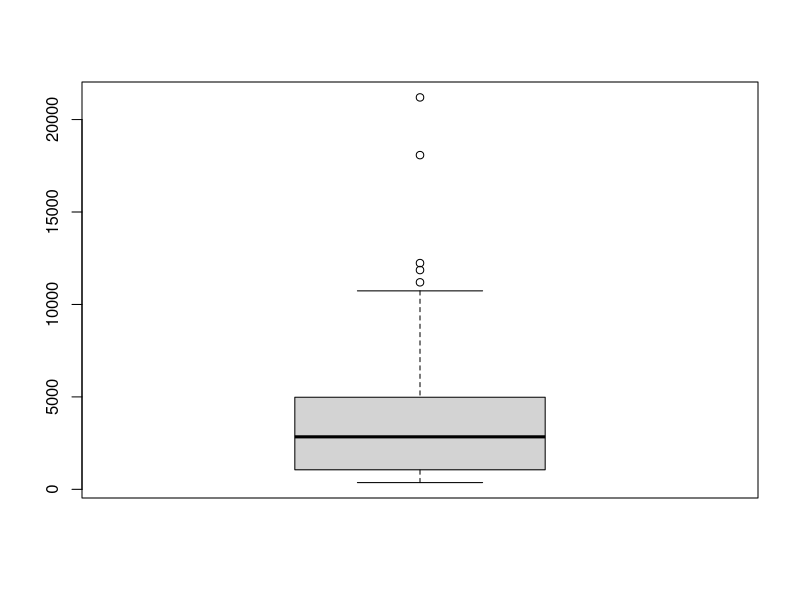
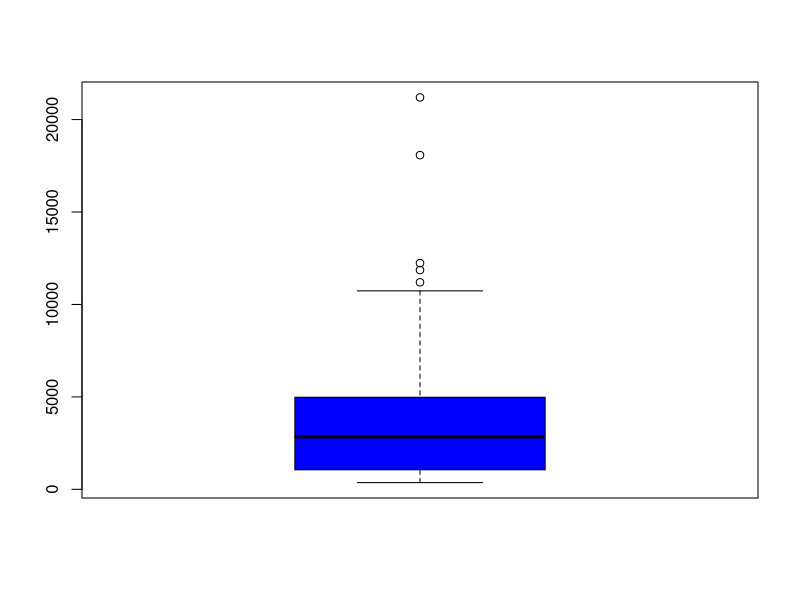
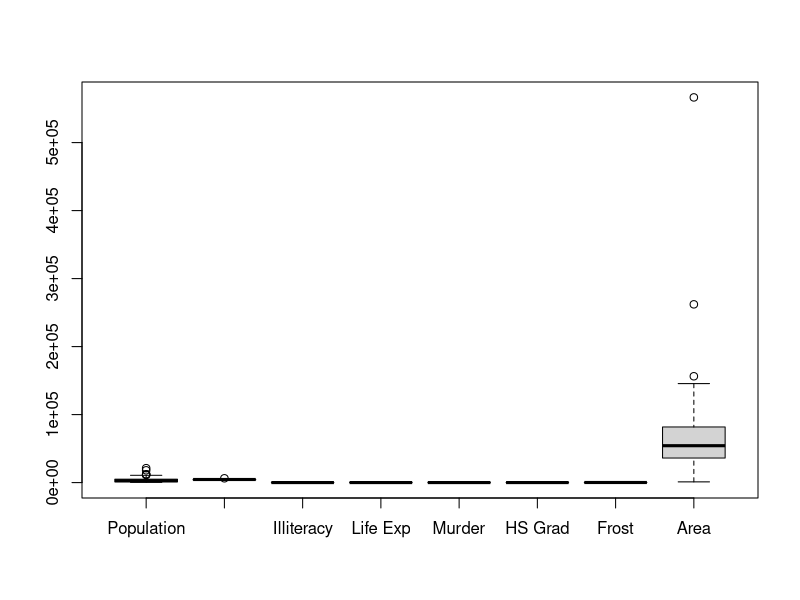
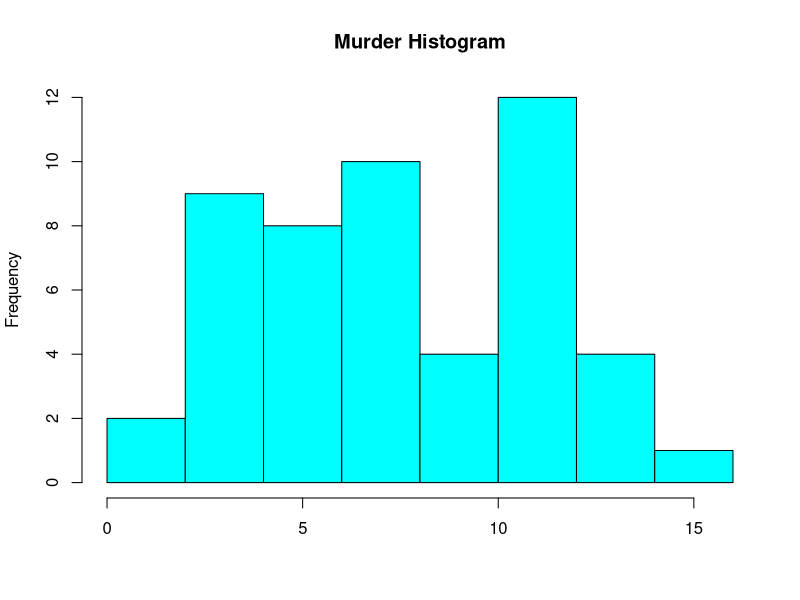
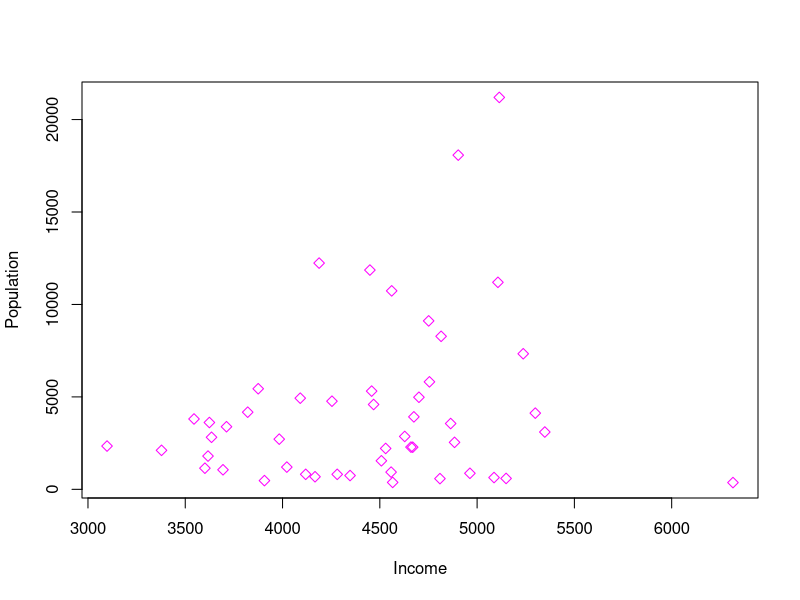
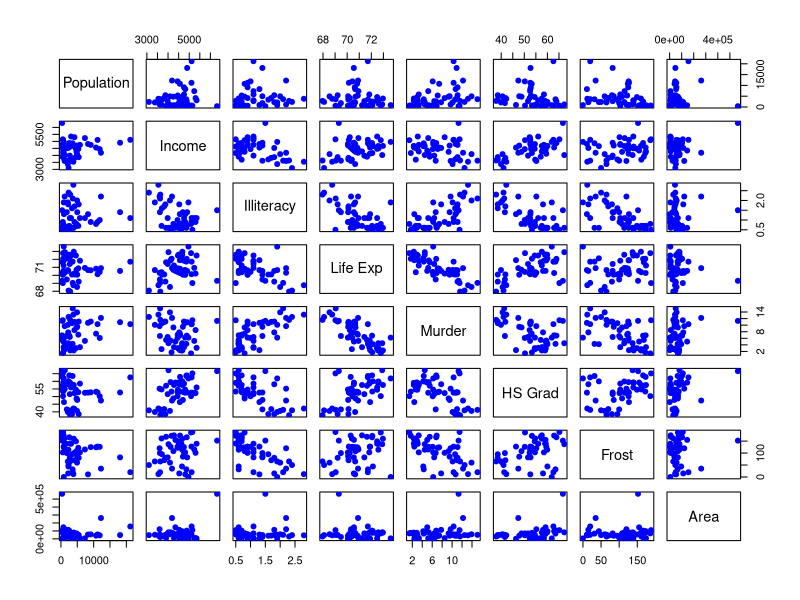

Source code (R) for these figures, in order:
### Visualizaciones básicas en R

# Cargar los datos que esatn en r cantidad de personas que contiene  esos estados 
X <- as.data.frame(state.x77)
X

#Boxplot
boxplot(X$Population)
boxplot(X$Population, col="blue")
boxplot(X) 
?boxplot

#Histograma
hist(X[,"Murder"],main="Murder Histogram",xlab="",col="cyan")

#Scatterplot (pch: símbolo)
plot(X$Income,X$Population,pch=5,col="magenta",xlab="Income",ylab="Population")
#grafico multiple
pairs(X,pch=19,col="blue")

